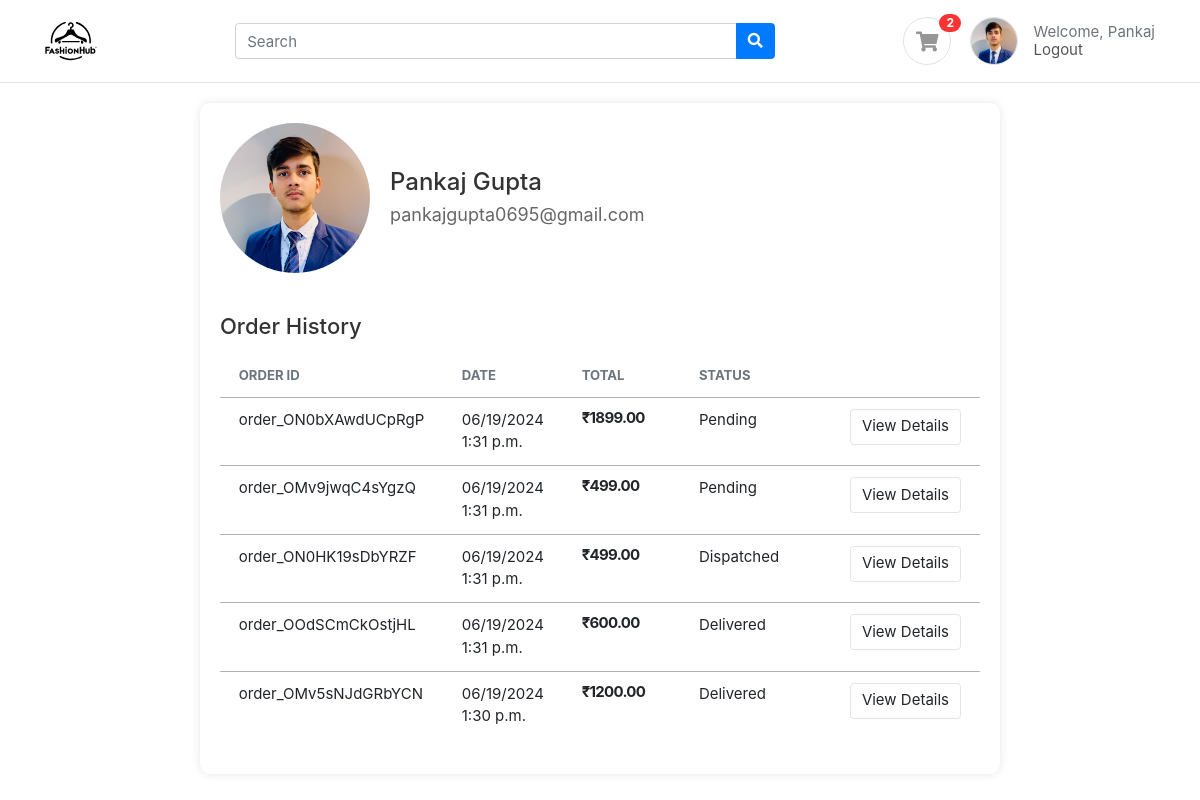
The app's page /accounts/profile/ (signed in) with its own data.
### accounts/models.py (models this page shows, shortened)
class Profile(BaseModel):
  user = models.OneToOneField(User, on_delete=models.CASCADE, related_name='profile')
  is_email_verified = models.BooleanField(default=True)
  email_token = models.CharField(max_length=100, null=True, blank=True)
  profile_image = models.ImageField(upload_to='profile')
  def get_cart_count(self):
    return CartItem.objects.filter(cart__is_paid = False, cart__user = self.user).count()

class Cart(BaseModel):
  user = models.ForeignKey(User, on_delete=models.CASCADE, related_name='carts')
  coupon = models.ForeignKey(Coupon, on_delete=models.SET_NULL, null=True, blank=True)
  is_paid = models.BooleanField(default=False)
  razor_pay_order_id = models.CharField(max_length=100, null=True, blank=True)
  status = models.CharField(max_length=100, default='Pending')
  def get_cart_total(self):
    cart_items = self.cart_items.all()
    price = []
    for cart_item in cart_items:
      price.append(cart_item.get_product_price())
    return sum(price)
  def get_discount_price(self):
    if self.coupon:
      if self.get_cart_total() >= self.coupon.minimum_amount:
        return self.coupon.discount_price
    return 0
  def get_total(self):
    return self.get_cart_total() - self.get_discount_price()

class CartItem(BaseModel):
  cart = models.ForeignKey(Cart, on_delete=models.CASCADE, related_name='cart_items')
  product = models.ForeignKey(Product, on_delete=models.SET_NULL, null=True, blank=True)
  quantity = models.IntegerField(default=1)
  color_variant = models.ForeignKey(ColorVariant, on_delete=models.SET_NULL, null=True, blank=True)
  size_variant = models.ForeignKey(SizeVariant, on_delete=models.SET_NULL, null=True, blank=True)
  def get_product_price(self):
    price = [self.product.price]
    if self.color_variant:
      color_variant_price = self.color_variant.price
      price.append(color_variant_price)
    if self.size_variant:
      size_variant_price = self.size_variant.price
      price.append(size_variant_price)
    return sum(price)

### products/models.py (models this page shows, shortened)
class Product(BaseModel):
  product_name = models.CharField(max_length=100)
  slug = models.SlugField(unique=True, null=True, blank=True)
  category = models.ForeignKey(Category, on_delete=models.CASCADE, related_name='products')
  price = models.IntegerField()
  product_description = models.TextField()
  color_variant = models.ManyToManyField(ColorVariant, blank = True)
  size_variant = models.ManyToManyField(SizeVariant, blank = True)

class SizeVariant(BaseModel):
  size = models.CharField(max_length=100)
  price = models.IntegerField(default=0)

class Coupon(BaseModel):
  coupon_code = models.CharField(max_length=100)
  is_expired = models.BooleanField(default=False)
  discount_price = models.IntegerField(default=100)
  minimum_amount = models.IntegerField(default=500)

### accounts/views.py (the view)
# urls.py: path('profile/', profile, name='profile'),
def profile(request):
  orders = Cart.objects.filter(user_id = request.user.id, is_paid = True).order_by('-created_at')
  context = {
    'orders':orders
  }
  return render(request,'accounts/profile.html', context)

### templates/accounts/profile.html
{% extends "base/base.html" %}{% load static %} {% block start %}
<head>
  <link rel="stylesheet" href="{% static 'css/profile.css' %}" />
</head>
<body>
  <div class="profile-container">
    <div class="profile-header">
      <img
        src="{% static '' %}{{user.profile.profile_image}}"
        alt="User Image"
        class="profile-image"
      />
      <div class="user-info">
        <h1>{{ user.first_name }} {{ user.last_name }}</h1>
        <p>{{ user.email }}</p>
      </div>
    </div>
    <div class="order-history">
      <h2>Order History</h2>
      {% if orders %}
      <table class="table table-borderless table-shopping-cart">
        <thead class="text-muted">
          <tr class="small text-uppercase">
            <th scope="col">Order Id</th>
            <th scope="col" width="120">Date</th>
            <th scope="col" width="120">Total</th>
            <th scope="col" width="80">Status</th>
            <th scope="col" class="text-right" width="200"></th>
          </tr>
        </thead>
        <tbody>
          {% for order in orders%}
          <tr>
            <td>{{order.razor_pay_order_id}}</td>
            <td>
              <div>{{ order.created_at|date:"SHORT_DATETIME_FORMAT" }}</div>
            </td>
            <td>
              <div class="price-wrap">
                <var class="price">&#8377;{{order.get_total}}.00</var>
              </div>
            </td>
            <td>{{order.status}}</td>
            <td class="text-right">
              <a href="{% url 'order_detail' order.uid%}" class="btn btn-light">
                View Details</a
              >
            </td>
          </tr>
          {% endfor %}
        </tbody>
      </table>
      {% else %}
      <p>No previous orders found.</p>
      {% endif %}
    </div>
  </div>
</body>
{% endblock %}

### templates/base/base.html (shortened to what this page needs)
{%load static%}
<!DOCTYPE html>
<html lang="en">
  <head>
    <link
      href="{% static 'css/bootstrap.css' %}"
      rel="stylesheet"
      type="text/css"
    />
    <link
      href="{% static 'fonts/fontawesome/css/all.min.css' %}"
      type="text/css"
      rel="stylesheet"
    />
    <link href="{% static 'css/ui.css' %}" rel="stylesheet" type="text/css" />
    <link href="{% static 'css/responsive.css' %}" rel="stylesheet" />
  </head>
  <body>
    <header class="section-header">
      <section class="header-main border-bottom">
        <div class="container">
          <div class="row align-items-center">
            <div class="col-lg-2 col-4">
              <div class="brand-wrap">
                <a href="/"
                  ><img class="logo" src="{% static 'images/fashionhub.svg' %}"
                /></a>
              </div>
            </div>
            <div class="col-lg-6 col-sm-12">
              <form method="POST" class="search">
                <div class="input-group w-100">
                  <input
                    type="text"
                    class="form-control"
                    placeholder="Search"
                    name="search"
                  />
                  <div class="input-group-append">
                    <button class="btn btn-primary" type="submit">
                      <i class="fa fa-search"></i>
                    </button>
                  </div>
                </div>
              </form>
            </div>
            <div class="col-lg-4 col-sm-6 col-8">
              <div class="widgets-wrap float-md-right">
                <div class="widget-header mr-3">
                  <a
                    href="{% url 'cart' %}"
                    class="icon icon-sm rounded-circle border"
                    ><i class="fa fa-shopping-cart"></i
                  ></a>
                  <span class="badge badge-pill badge-danger notify"
                    >{{request.user.profile.get_cart_count}}</span
                  >
                </div>
                <div class="widget-header icontext">
                  {% if user.first_name %}
                  <a href="{% url 'profile' %}">
                    <img
                      src="{% static '' %}{{user.profile.profile_image}}"
                      class="icon icon-sm rounded-circle border"
                    />
                  </a>
                  {% else %}
                  <div class="icon icon-sm rounded-circle border">
                    <i class="fa fa-user"></i>
                  </div>
                  {% endif %}
                  <div class="text">
                    {% if user.first_name %}
                    <span class="text-muted">Welcome, {{user.first_name}}</span>
                    <div><a href="{% url 'logout'%}">Logout</a></div>
                    {% else %}
                    <span class="text-muted">Welcome!</span>
                    <div>
                      <a href="{% url 'login'%}">Login</a> |
                      <a href="{% url 'register'%}">SignUp</a>
                    </div>
                    {% endif %}
                  </div>
                </div>
              </div>
            </div>
          </div>
        </div>
      </section>
    </header>
    {% block start%}{% endblock %}
  </body>
</html>

### public/static/css/ui.css (style rules this page uses)
html { font-family: "Inter", sans-serif; font-size: 15px; }
.price-wrap { letter-spacing: -0.7px; }
.icon-xs, .icon-sm, .icon-md, .icon-lg { display: inline-block; text-align: center; flex-shrink: 0; flex-grow: 0; }
.icon-sm { width: 48px; height: 48px; line-height: 48px; font-size: 20px; }
var { font-style: normal; }
p:last-child { margin-bottom: 0; }
.header-main { position: relative; padding-top: 1rem; padding-bottom: 1rem; }
.brand-wrap .logo, .navbar-brand .logo { margin-right: 7px; max-height: 52px; display: inline-block; }
.widget-header { display: inline-block; vertical-align: middle; position: relative; }
.widget-header a { color: #545454; }
.widget-header i { color: #969696; }
.widget-header .notify { position: absolute; top: -3px; right: -10px; }
.btn-light { background-color: #fff; border-color: #e4e4e4; }
.icontext { display: inline-flex; align-items: center; vertical-align: middle; }
.icontext .text { width: 100%; line-height: 1.2; color: #212529; }
.icontext .icon { position: relative; margin-right: 15px; flex-shrink: 0; flex-grow: 0; }
.notify { position: absolute; top: -4px; right: -10px; display: inline-block; padding: 0.25em 0.6em; font-size: 12px; line-height: 1; text-align: center; border-radius: 3rem; color: #fff; background-color: #fa3434; }
.price { font-weight: 600; color: #212529; }
.table-shopping-cart.table td, .table-shopping-cart.table th { padding-left: 1.25rem; padding-right: 1.25rem; }
.table-shopping-cart .price-wrap { line-height: 1.2; }
.table-shopping-cart .price { font-weight: bold; margin-right: 5px; display: block; }

### public/static/css/profile.css (style rules this page uses)
.profile-container { max-width: 800px; margin: 20px auto; background-color: #fff; padding: 20px; border-radius: 10px; box-shadow: 0 0 10px rgba(0, 0, 0, 0.1); }
.profile-header { display: flex; align-items: center; margin-bottom: 40px; }
.profile-image { border-radius: 50%; width: 150px; height: 150px; object-fit: cover; margin-right: 20px; }
.user-info h1 { margin: 0; font-size: 24px; color: #333; }
.user-info p { margin: 5px 0 0; font-size: 18px; color: #666; }
.order-history h2 { font-size: 22px; margin-bottom: 15px; color: #333; }
tbody tr { border-top: 1px solid #b2b1b1; }

### records on screen
Cart: razor_pay_order_id "order_ON0bXAwdUCpRgP", created_at "06/19/2024 1:31 p.m.", get_total "1899", status "Pending"
Cart: razor_pay_order_id "order_OMv9jwqC4sYgzQ", created_at "06/19/2024 1:31 p.m.", get_total "499", status "Pending"
Cart: razor_pay_order_id "order_ON0HK19sDbYRZF", created_at "06/19/2024 1:31 p.m.", get_total "499", status "Dispatched"
Cart: razor_pay_order_id "order_OOdSCmCkOstjHL", created_at "06/19/2024 1:31 p.m.", get_total "600", status "Delivered"
Cart: razor_pay_order_id "order_OMv5sNJdGRbYCN", created_at "06/19/2024 1:30 p.m.", get_total "1200", status "Delivered"

### other values on screen
{{ request.user.profile.get_cart_count }} "2"
{{ user.first_name }} "Pankaj"
{{ user.last_name }} "Gupta"
{{ user.email }} "pankajgupta0695@gmail.com"
